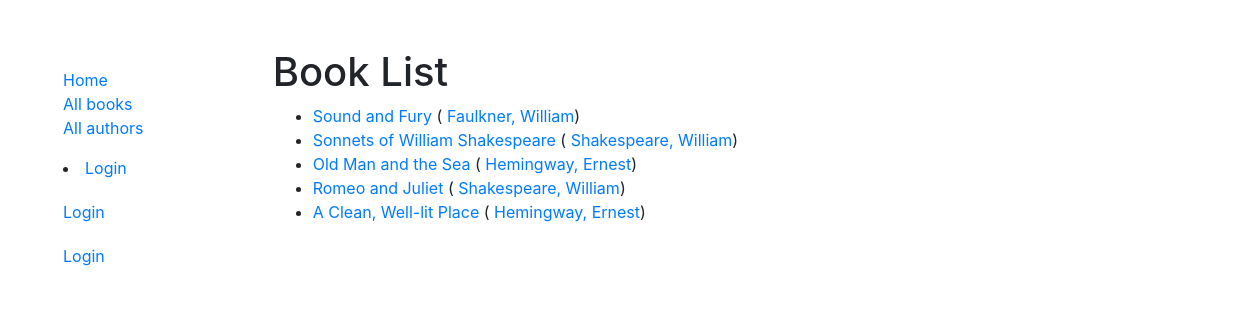
/catalog/books/, run on the app's committed database.
### catalog/models.py (models this page shows, shortened)
class Book(models.Model):
    title = models.CharField(max_length=200)
    author = models.ForeignKey('Author', on_delete=models.SET_NULL, null=True)
    summary = models.TextField(max_length=1000, help_text='Enter a brief description of the book')
    isbn = models.CharField('ISBN', max_length=13, unique=True,
                             help_text='13 Character <a href="https://www.isbn-international.org/content/what-isbn">ISBN number</a>')
    genre = models.ManyToManyField(Genre, help_text='Select a genre for this book')
    def get_absolute_url(self):
        return reverse('book-detail', args=[str(self.id)])
    def display_genre(self):
        """Create a string for the Genre. This is required to display genre in Admin."""
        return ', '.join(genre.name for genre in self.genre.all()[:3])
    display_genre.short_description = 'Genre'

class Author(models.Model):
    first_name = models.CharField(max_length=100)
    last_name = models.CharField(max_length=100)
    date_of_birth = models.DateField(null=True, blank=True)
    date_of_death = models.DateField('Died', null=True, blank=True)
    class Meta:
        ordering = ['last_name', 'first_name']
    def get_absolute_url(self):
        return reverse('author-detail', args=[str(self.id)])
    def __str__(self):
        return f'{self.last_name}, {self.first_name}'
    class Meta:
        ordering = ['last_name']

### catalog/views.py (the view)
# urls.py: path('books/', views.BookListView.as_view(), name='books'),
class BookListView(generic.ListView):
    model = Book
    context_object_name = 'book_list'   # your own name for the list as a template variable
    template_name = 'books/book_list.html'  # Specify your own template name/location
    def get_context_data(self, **kwargs):
        context = super(BookListView, self).get_context_data(**kwargs)
        return context

### catalog/templates/catalog/book_list.html (shortened to what this page needs)
{% extends "base_generic.html" %}
{% block content %}
  <h1>Book List</h1>
  {% if book_list %}
  <ul>
    {% for book in book_list %}
      <li>
        <a href="{{ book.get_absolute_url }}">{{ book.title }}</a> (<a href="{{ book.author.get_absolute_url }}"> {{book.author}}</a>)
      </li>
    {% endfor %}
  </ul>
  {% else %}
    <p>There are no books in the library.</p>
  {% endif %}
{% endblock %}

### data on the page
Book: title "Sound and Fury", author "Faulkner, William"
Book: title "Sonnets of William Shakespeare", author "Shakespeare, William"
Book: title "Old Man and the Sea", author "Hemingway, Ernest"
Book: title "Romeo and Juliet", author "Shakespeare, William"
Book: title "A Clean, Well-lit Place", author "Hemingway, Ernest"
